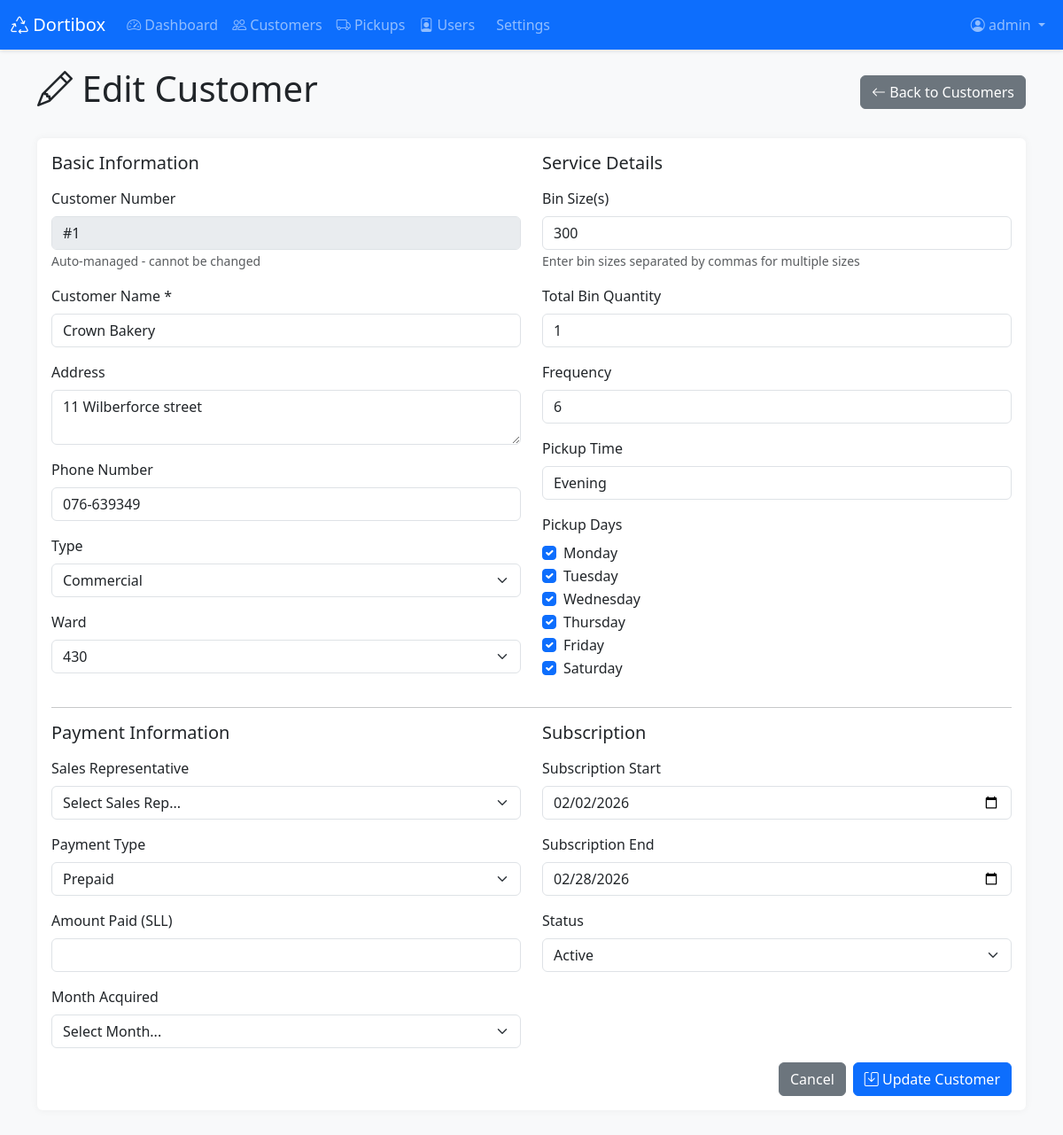
The page /admin/customers/edit/1 (signed in) on the database its author committed.
### app.py (models this page shows, shortened)
class Customer(db.Model):
    id = db.Column(db.Integer, primary_key=True)
    customer_number = db.Column(db.Integer)
    customer_name = db.Column(db.String(200), nullable=False)
    address = db.Column(db.String(300))
    phone_number = db.Column(db.String(50))
    type = db.Column(db.String(100))
    ward = db.Column(db.String(100))
    bin_size = db.Column(db.String(50))  # Now stores multiple sizes like "300L, 50L"
    bin_qty = db.Column(db.Integer)
    frequency = db.Column(db.String(50))
    time = db.Column(db.String(50))
    monday = db.Column(db.Integer, default=0)
    tuesday = db.Column(db.Integer, default=0)
    wednesday = db.Column(db.Integer, default=0)
    thursday = db.Column(db.Integer, default=0)
    friday = db.Column(db.Integer, default=0)
    saturday = db.Column(db.Integer, default=0)
    sales_rep = db.Column(db.String(100))
    payment_type = db.Column(db.String(100))
    subscription_start = db.Column(db.Date)
    subscription_end = db.Column(db.Date)
    active = db.Column(db.String(10))
    target_month_start = db.Column(db.Date)
    target_month_end = db.Column(db.Date)
    month_acquired = db.Column(db.String(50))
    amount_paid = db.Column(db.Float)
    pickups = db.relationship('Pickup', backref='customer', lazy=True, cascade='all, delete-orphan')

### app.py (the view, shortened to what this page needs)
@app.route('/admin/customers/edit/<int:id>', methods=['GET', 'POST'])
@admin_required
def edit_customer(id):
    customer = Customer.query.get_or_404(id)
    return render_template('edit_customer.html', customer=customer)

### app.py (called while the page is built)
@app.context_processor
def inject_now():
    return {
        'now': datetime.now,
        'abs': abs  # Add abs function
    }

def admin_required(f):
    @wraps(f)
    def decorated_function(*args, **kwargs):
        if 'user_id' not in session:
            flash('Please log in to access this page.', 'warning')
            return redirect(url_for('login'))
        user = User.query.get(session['user_id'])
        if user.role != 'admin':
            flash('You do not have permission to access this page.', 'danger')
            return redirect(url_for('dashboard'))
        return f(*args, **kwargs)
    return decorated_function

### templates/edit_customer.html (shortened to what this page needs)
{% extends "base.html" %}
{% block content %}
<div class="container">
    <div class="d-flex justify-content-between align-items-center mb-4">
        <h1><i class="bi bi-pencil"></i> Edit Customer</h1>
        <a href="{{ url_for('admin_customers') }}" class="btn btn-secondary">
            <i class="bi bi-arrow-left"></i> Back to Customers
        </a>
    </div>
    <div class="card">
        <div class="card-body">
            <form method="POST">
                <div class="row">
                    <div class="col-md-6">
                        <h5 class="mb-3">Basic Information</h5>
                        <div class="mb-3">
                            <label class="form-label">Customer Number</label>
                            <input type="text" class="form-control" value="#{{ customer.customer_number }}" disabled>
                            <small class="text-muted">Auto-managed - cannot be changed</small>
                        </div>
                        <div class="mb-3">
                            <label for="customer_name" class="form-label">Customer Name *</label>
                            <input type="text" class="form-control" id="customer_name" name="customer_name"
                                   value="{{ customer.customer_name }}" required>
                        </div>
                        <div class="mb-3">
                            <label for="address" class="form-label">Address</label>
                            <textarea class="form-control" id="address" name="address" rows="2">{{ customer.address }}</textarea>
                        </div>
                        <div class="mb-3">
                            <label for="phone_number" class="form-label">Phone Number</label>
                            <input type="text" class="form-control" id="phone_number" name="phone_number"
                                   value="{{ customer.phone_number }}">
                        </div>
                        <div class="mb-3">
                            <label for="type" class="form-label">Type</label>
                            <select class="form-select" id="type" name="type">
                                <option value="Commercial" {% if customer.type == 'Commercial' %}selected{% endif %}>Commercial</option>
                            </select>
                        </div>
                        <div class="mb-3">
                            <label for="ward" class="form-label">Ward</label>
                            <select class="form-select" id="ward" name="ward">
                                <option value="430" {% if customer.ward == '430' %}selected{% endif %}>430</option>
                            </select>
                        </div>
                    </div>
                    <div class="col-md-6">
                        <h5 class="mb-3">Service Details</h5>
                        <div class="mb-3">
                            <label for="bin_size" class="form-label">Bin Size(s)</label>
                            <input type="text" class="form-control" id="bin_size" name="bin_size"
                                   value="{{ customer.bin_size }}"
                                   placeholder="e.g., 300L, 50L or 25L or Bulk Waste">
                            <small class="text-muted">Enter bin sizes separated by commas for multiple sizes</small>
                        </div>
                        <div class="mb-3">
                            <label for="bin_qty" class="form-label">Total Bin Quantity</label>
                            <input type="number" class="form-control" id="bin_qty" name="bin_qty"
                                   value="{{ customer.bin_qty }}" min="0">
                        </div>
                        <div class="mb-3">
                            <label for="frequency" class="form-label">Frequency</label>
                            <input type="text" class="form-control" id="frequency" name="frequency"
                                   value="{{ customer.frequency }}" placeholder="e.g., Daily, Weekly, Twice a week">
                        </div>
                        <div class="mb-3">
                            <label for="time" class="form-label">Pickup Time</label>
                            <input type="text" class="form-control" id="time" name="time"
                                   value="{{ customer.time }}" placeholder="e.g., 8:00 AM, Morning, Afternoon">
                        </div>
                        <div class="mb-3">
                            <label class="form-label">Pickup Days</label>
                            <div class="form-check">
                                <input class="form-check-input" type="checkbox" id="monday" name="monday"
                                       {% if customer.monday %}checked{% endif %}>
                                <label class="form-check-label" for="monday">Monday</label>
                            </div>
                            <div class="form-check">
                                <input class="form-check-input" type="checkbox" id="tuesday" name="tuesday"
                                       {% if customer.tuesday %}checked{% endif %}>
                                <label class="form-check-label" for="tuesday">Tuesday</label>
                            </div>
                            <div class="form-check">
                                <input class="form-check-input" type="checkbox" id="wednesday" name="wednesday"
                                       {% if customer.wednesday %}checked{% endif %}>
                                <label class="form-check-label" for="wednesday">Wednesday</label>
                            </div>
                            <div class="form-check">
                                <input class="form-check-input" type="checkbox" id="thursday" name="thursday"
                                       {% if customer.thursday %}checked{% endif %}>
                                <label class="form-check-label" for="thursday">Thursday</label>
                            </div>
                            <div class="form-check">
                                <input class="form-check-input" type="checkbox" id="friday" name="friday"
                                       {% if customer.friday %}checked{% endif %}>
                                <label class="form-check-label" for="friday">Friday</label>
                            </div>
                            <div class="form-check">
                                <input class="form-check-input" type="checkbox" id="saturday" name="saturday"
                                       {% if customer.saturday %}checked{% endif %}>
                                <label class="form-check-label" for="saturday">Saturday</label>
                            </div>
                        </div>
                    </div>
                </div>
                <hr>
                <div class="row">
                    <div class="col-md-6">
                        <h5 class="mb-3">Payment Information</h5>
                        <div class="mb-3">
                            <label for="sales_rep" class="form-label">Sales Representative</label>
                            <select class="form-select" id="sales_rep" name="sales_rep">
                                <option value="">Select Sales Rep...</option>
                            </select>
                        </div>
                        <div class="mb-3">
                            <label for="payment_type" class="form-label">Payment Type</label>
                            <select class="form-select" id="payment_type" name="payment_type">
                                <option value="Prepaid" {% if customer.payment_type == 'Prepaid' %}selected{% endif %}>Prepaid</option>
                            </select>
                        </div>
                        <div class="mb-3">
                            <label for="amount_paid" class="form-label">Amount Paid (SLL)</label>
                            <input type="number" step="0.01" class="form-control" id="amount_paid" name="amount_paid"
                                   value="{{ customer.amount_paid }}" min="0">
                        </div>
                        <div class="mb-3">
                            <label for="month_acquired" class="form-label">Month Acquired</label>
                            <select class="form-select" id="month_acquired" name="month_acquired">
                                <option value="">Select Month...</option>
                            </select>
                        </div>
                    </div>
                    <div class="col-md-6">
                        <h5 class="mb-3">Subscription</h5>
                        <div class="mb-3">
                            <label for="subscription_start" class="form-label">Subscription Start</label>
                            <input type="date" class="form-control" id="subscription_start" name="subscription_start"
                                   value="{% if customer.subscription_start %}{{ customer.subscription_start.strftime('%Y-%m-%d') }}{% endif %}">
                        </div>
                        <div class="mb-3">
                            <label for="subscription_end" class="form-label">Subscription End</label>
                            <input type="date" class="form-control" id="subscription_end" name="subscription_end"
                                   value="{% if customer.subscription_end %}{{ customer.subscription_end.strftime('%Y-%m-%d') }}{% endif %}">
                        </div>
                        <div class="mb-3">
                            <label for="active" class="form-label">Status</label>
                            <select class="form-select" id="active" name="active">
                                <option value="Yes" {% if customer.active in ['Yes', 'yes'] %}selected{% endif %}>Active</option>
                            </select>
                        </div>
                    </div>
                </div>
                <div class="d-grid gap-2 d-md-flex justify-content-md-end">
                    <a href="{{ url_for('admin_customers') }}" class="btn btn-secondary">Cancel</a>
                    <button type="submit" class="btn btn-primary">
                        <i class="bi bi-save"></i> Update Customer
                    </button>
                </div>
            </form>
        </div>
    </div>
</div>
{% endblock %}

### templates/base.html (style rules this page uses)
body { min-height: 100vh; background-color: #f8f9fa; }
.card { box-shadow: 0 0 10px rgba(0,0,0,.05); border: none; margin-bottom: 20px; }

### rows shown on the page
Customer: customer_number "#1", customer_name "Crown Bakery", address "11 Wilberforce street", phone_number "076-639349", type "Commercial", ward "430", bin_size "300", bin_qty "1", frequency "6", time "Evening", monday "☑", tuesday "☑", wednesday "☑", thursday "☑", friday "☑", saturday "☑", payment_type "Prepaid", subscription_start "02/02/2026", subscription_end "02/28/2026", active "Active"

### other values the page prints
{{ session.username }} "admin"
